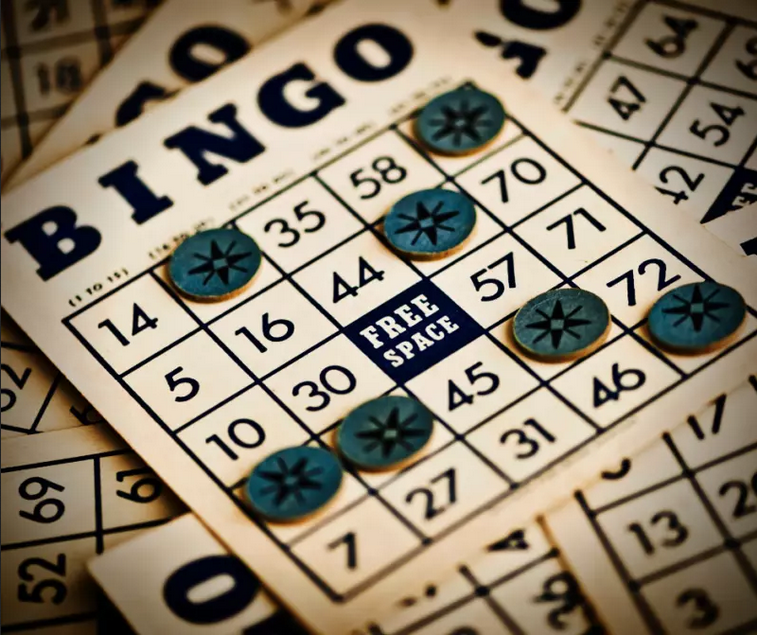
#> input picture Laplaciano/bingo.png, 757 x 635 px, found by its file name
$ python Laplacian.py   (older library calls are emulated)
#> lines starting #> are read from the running program, lines starting #| are printed output that depends on the picture
import numpy as np
import cv2
img = cv2.imread('Laplaciano/bingo.png')
#> img is the input picture: shape (635, 757, 3); mean B, G, R 111.2, 129.9, 141.1
img = cv2.cvtColor(img, cv2.COLOR_BGR2GRAY)
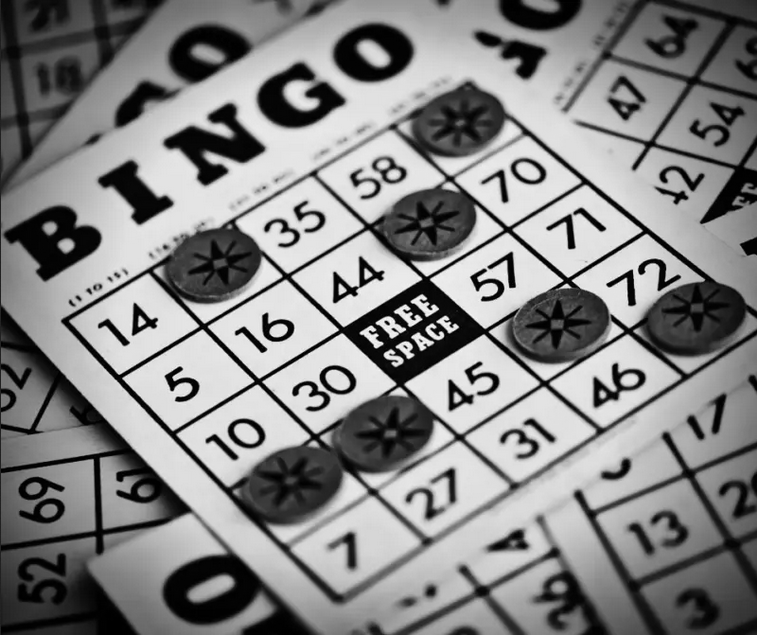
#> img: shape (635, 757); min 0, max 252, mean 131.1
sobelX = cv2.Sobel(img, cv2.CV_64F, 1, 0)
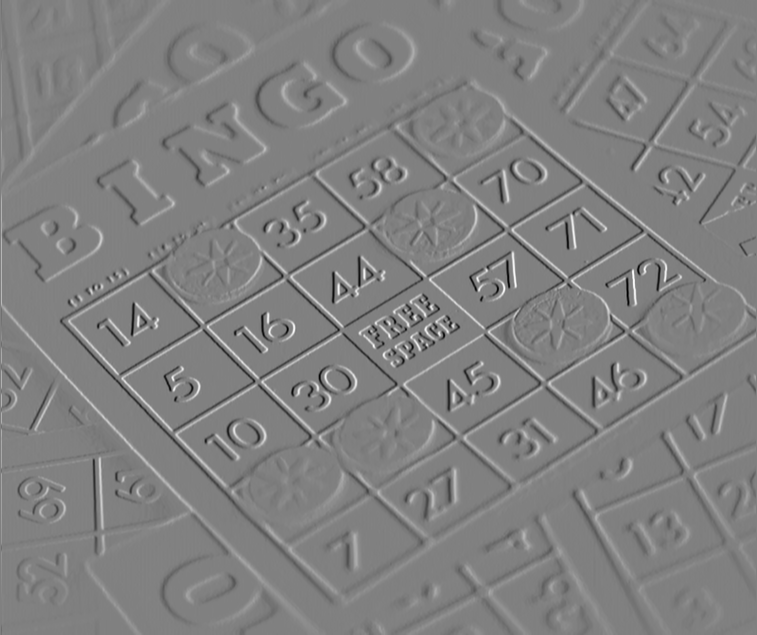
#> sobelX: shape (635, 757) float64; min -918, max 902, mean 0.2; drawn with min black and max white
sobelY = cv2.Sobel(img, cv2.CV_64F, 0, 1)
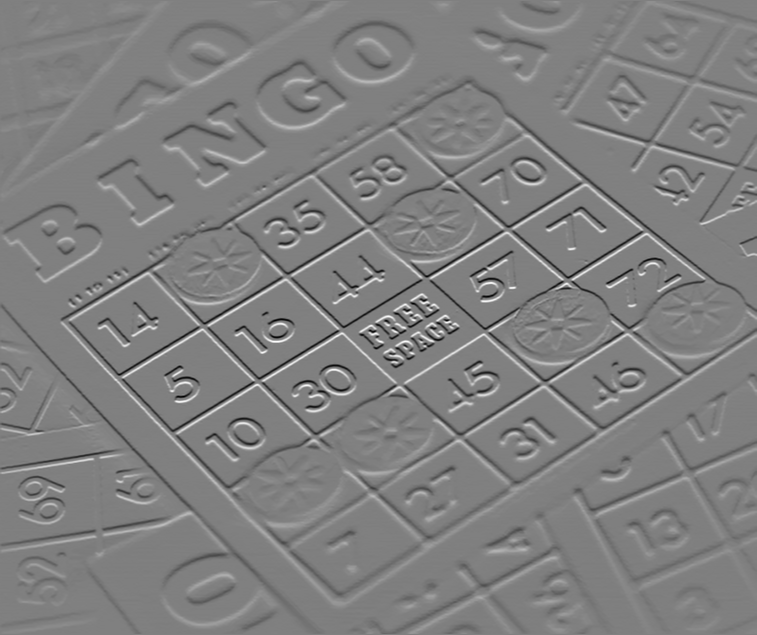
#> sobelY: shape (635, 757) float64; min -925, max 917, mean -0.2; drawn with min black and max white
sobelX = np.uint8(np.absolute(sobelX))
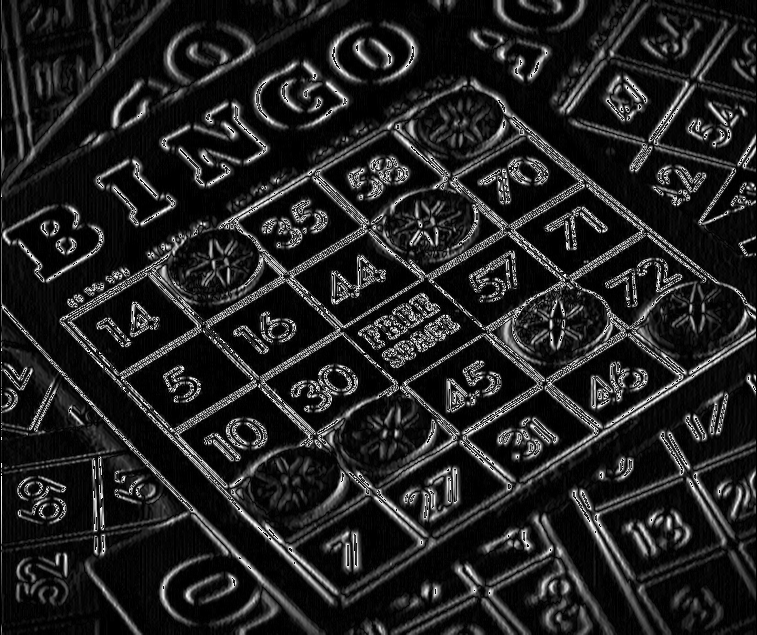
#> sobelX: shape (635, 757); min 0, max 255, mean 34.8
sobelY = np.uint8(np.absolute(sobelY))
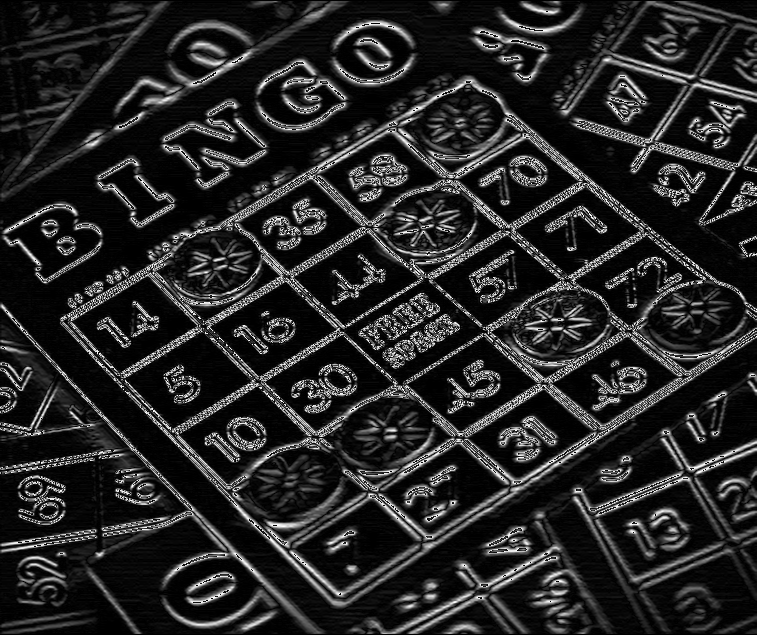
#> sobelY: shape (635, 757); min 0, max 255, mean 38.9
sobel = cv2.bitwise_or(sobelX, sobelY)
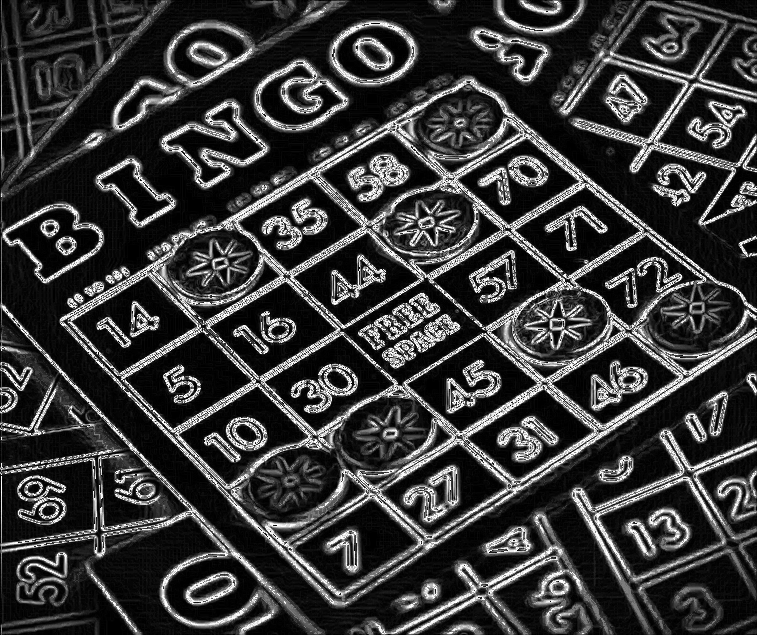
#> sobel: shape (635, 757); min 0, max 255, mean 57.6
resultado = np.vstack([
np.hstack([img, sobelX]),
np.hstack([sobelY, sobel])
])
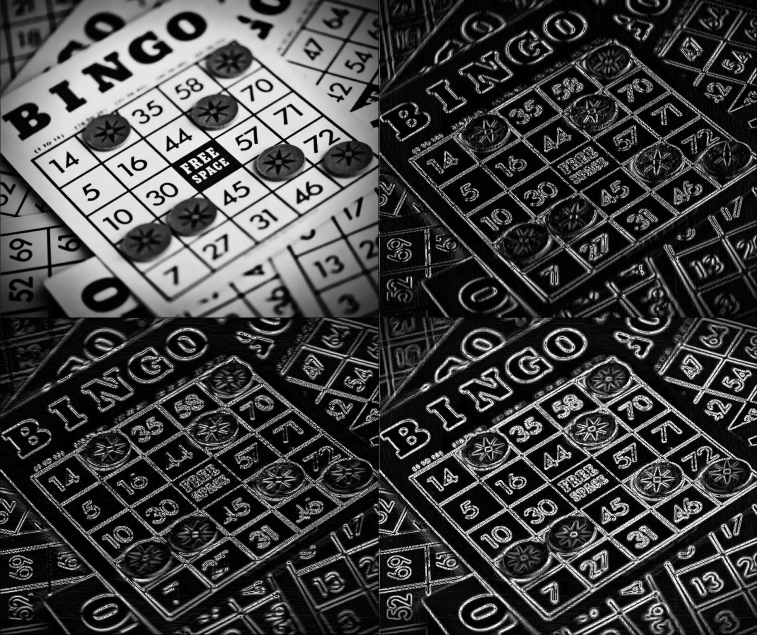
#> resultado: shape (1270, 1514) (shown at 1/2 size); min 0, max 255, mean 65.6
cv2.imshow("Laplaciano", resultado)
cv2.waitKey(0)
